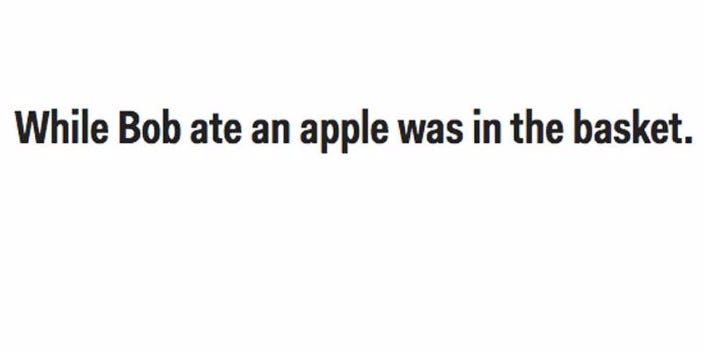
#> input picture CV & IOT/Task_1/img.jpg, 704 x 352 px
$ python main.py
#> lines starting #> are read from the running program, lines starting #| are printed output that depends on the picture; after the words box and inside, x2 and y2 are one past the last pixel; in counts of white or black regions, pixels touching at a corner belong together
# The Sparks Foundation
# Successfully completed the Task of CV & IOT
# Author: Shubh Dholakiya
# (Data Science and Business Analytics Intern)
# Import Dependencies
import cv2
import pytesseract as pt
# Setting path
pt.pytesseract.tesseract_cmd = r'C:\Users\USER\AppData\Local\Tesseract-OCR\tesseract.exe'


# Converting image to string
def ocr_core(img):
    text = pt.image_to_string(img)
    return text


# Load the image
img = cv2.imread('img.jpg')
#> img is the input picture: shape (352, 704, 3); mean B, G, R 245, 245, 245


# Get gray scale image
def get_grayscale(image):
    return cv2.cvtColor(image, cv2.COLOR_BGR2GRAY)


# Noise removal
def remove_noise(image):
    return cv2.medianBlur(image, 5)


# Thresholding
def thresholding(image):
    return cv2.threshold(image, 0, 255, cv2.THRESH_BINARY + cv2.THRESH_OTSU)[1]
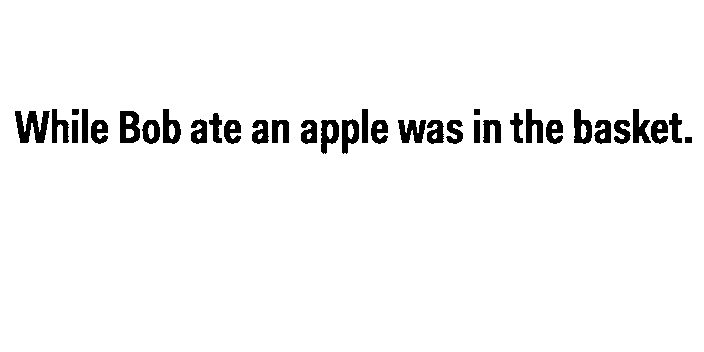
#> returned value: shape (352, 704); 96% white; 35 black regions, largest, box (x1, y1, x2, y2) and area: (15, 111, 50, 143) 673, (120, 111, 140, 143) 475, (398, 120, 426, 143) 426


img = get_grayscale(img)
img = thresholding(img)
img = remove_noise(img)
#> in remove_noise, `return cv2.medianBlur(image, 5)`:
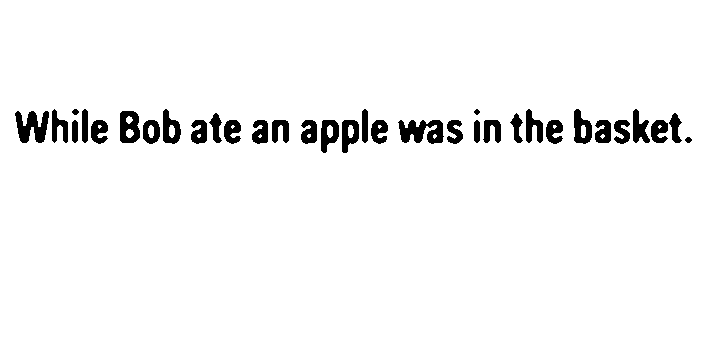
#> returned value: shape (352, 704); 96.1% white; 34 black regions, largest, box (x1, y1, x2, y2) and area: (398, 120, 444, 144) 730, (15, 111, 49, 143) 675, (120, 111, 140, 143) 487

print(ocr_core(img))
#> (the call stopped at in ocr_core, `text = pt.image_to_string(img)`: pytesseract is not available in this run)
